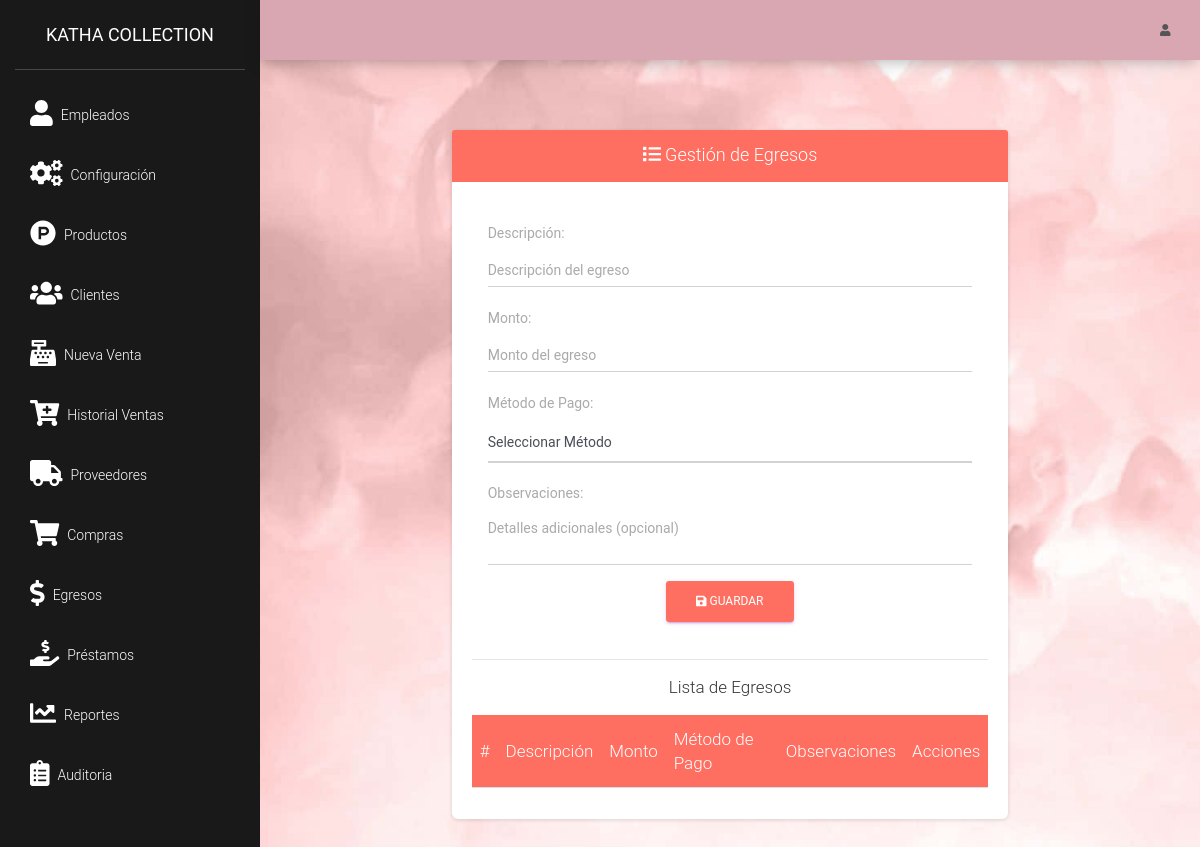
The page /src/egresos.php (signed in) on the database as committed earlier.
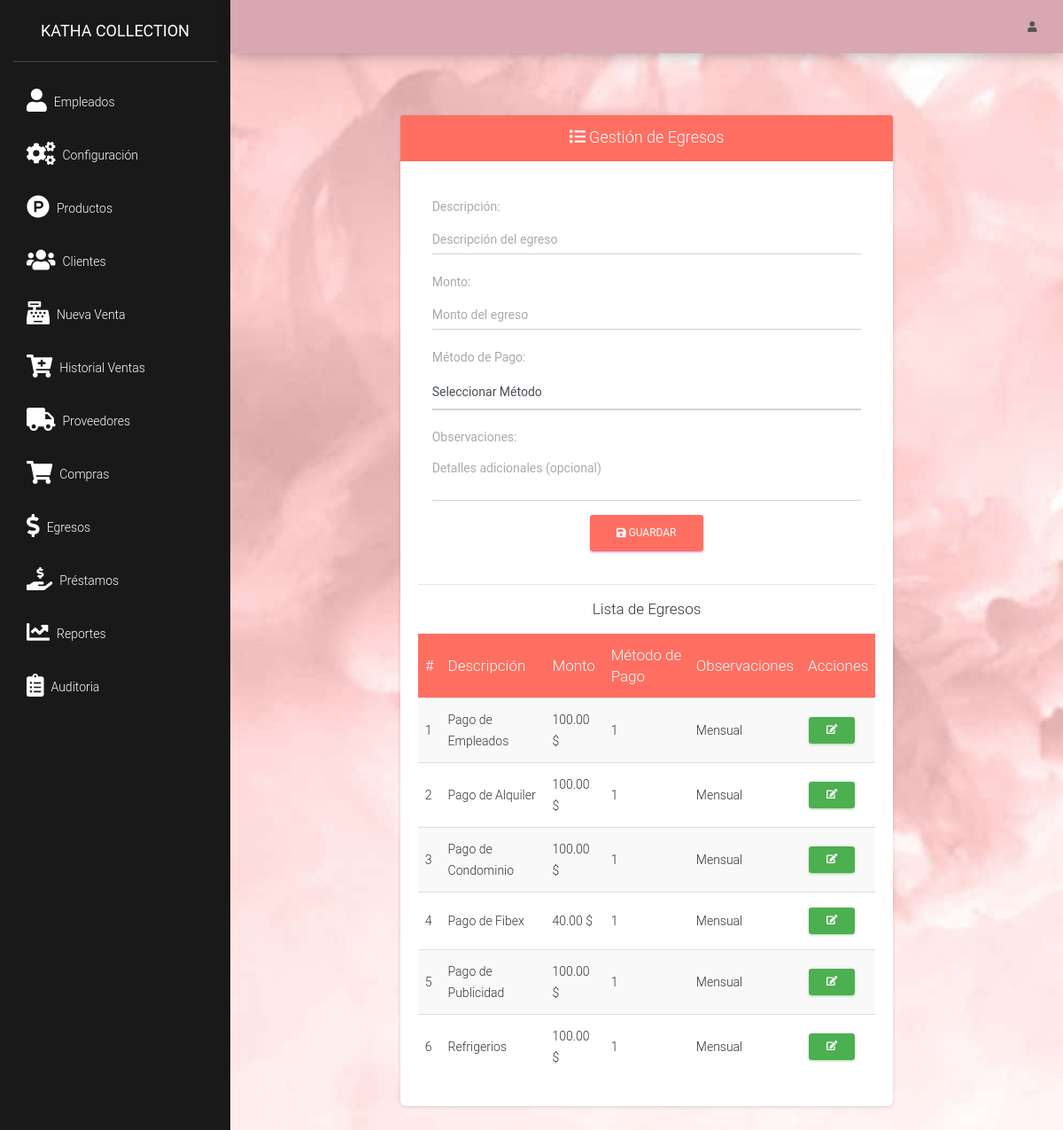
The same page on the database as committed later.
### tables this page shows
CREATE TABLE `egresos` (
  `egreso_id` int(11) NOT NULL,
  `descripcion` varchar(255) NOT NULL,
  `monto` decimal(10,2) NOT NULL,
  `metodo_pago` int(11) NOT NULL,
  `observaciones` text DEFAULT NULL,
  `usuario_id` int(11) NOT NULL
);

### src/egresos.php (the view, shortened to what this page needs)
<?php
require_once "../conexion.php";
$query = mysqli_query($conexion, "SELECT * FROM egresos");
$egresos = mysqli_fetch_all($query, MYSQLI_ASSOC);
?>
<!DOCTYPE html>
<html lang="es">
<head>
    <link href="https://cdn.jsdelivr.net/npm/sweetalert2@11.7.3/dist/sweetalert2.min.css" rel="stylesheet">
    <link href="https://cdnjs.cloudflare.com/ajax/libs/font-awesome/6.0.0-beta3/css/all.min.css" rel="stylesheet">
</head>
<?php include_once "includes/header.php"; ?>
<body>
    <div class="container">
        <div class="row">
            <div class="col-md-8 mx-auto">
                <div class="card">
                    <div class="card-header text-center" style="background: #FF6F61;">
                        <h4 class="card-title text-white"><i class="fas fa-list"></i> Gestión de Egresos</h4>
                    </div>
                    <div class="card-body">
                        <form id="formEgreso" action="" method="post" class="p-3">
                            <div class="form-group">
                                <label>Descripción:</label>
                                <input type="text" name="descripcion" id="descripcion" class="form-control"
                                    placeholder="Descripción del egreso" required>
                            </div>
                            <div class="form-group">
                                <label>Monto:</label>
                                <input type="number" name="monto" id="monto" class="form-control"
                                    placeholder="Monto del egreso" required>
                            </div>
                            <div class="form-group">
                                <label>Método de Pago:</label>
                                <select name="metodo_pago" id="metodo_pago" class="form-control" required>
                                    <option value="">Seleccionar Método</option>
                                </select>
                            </div>
                            <div class="form-group">
                                <label>Observaciones:</label>
                                <textarea name="observaciones" id="observaciones" class="form-control"
                                    placeholder="Detalles adicionales (opcional)"></textarea>
                            </div>
                            <div class="text-center">
                                <button type="submit" class="btn btn-primary" style="background: #FF6F61;">
                                    <i class="fas fa-save"></i> Guardar
                                </button>
                            </div>
                        </form>
                        <hr>
                        <h5 class="text-center">Lista de Egresos</h5>
                        <table class="table table-striped">
                            <thead class="text-white" style="background: #FF6F61;">
                                <tr>
                                    <th>#</th>
                                    <th>Descripción</th>
                                    <th>Monto</th>
                                    <th>Método de Pago</th>
                                    <th>Observaciones</th>
                                    <th>Acciones</th>
                                </tr>
                            </thead>
                            <tbody>
                                <?php foreach ($egresos as $index => $egreso): ?>
                                    <tr>
                                        <td><?php echo $index + 1; ?></td>
                                        <td><?php echo $egreso['descripcion']; ?></td>
                                        <td><?php echo $egreso['monto'] . ' $'; ?></td>
                                        <td><?php echo $egreso['metodo_pago']; ?></td>
                                        <td><?php echo $egreso['observaciones']; ?></td>
                                        <td>
                                            <button class="btn btn-success btn-sm"
                                                onclick="editarEgreso(<?php echo $egreso['egreso_id']; ?>, '<?php echo $egreso['descripcion']; ?>', '<?php echo $egreso['monto']; ?>')">
                                                <i class="fas fa-edit"></i>
                                            </button>
                                        </td>
                                    </tr>
                                <?php endforeach; ?>
                            </tbody>
                        </table>
                    </div>
                </div>
            </div>
        </div>
    </div>
</body>
</html>

### src/includes/header.php (shortened to what this page needs)
<!DOCTYPE html>
<html lang="en">
<head>
    <link href="../assets/css/material-dashboard.css" rel="stylesheet" />
    <link href="../assets/css/dataTables.bootstrap4.min.css" rel="stylesheet" />
    <link rel="stylesheet" href="../assets/js/jquery-ui/jquery-ui.min.css">
</head>
<body>
    <div class="wrapper ">
        <div class="sidebar" data-color="purple" data-background-color="black" data-image="../assets/img/OIP.jpg">
            <div class="logo"><a href="./" class="simple-text logo-normal">
                    Katha Collection
                </a></div>
            <div class="sidebar-wrapper">
                <ul class="nav">
                    <li class="nav-item">
                        <a class="nav-link d-flex" href="usuarios.php">
                            <i class="fas fa-user mr-2 fa-2x"></i>
                            <p> Empleados</p>
                        </a>
                    </li>
                    <li class="nav-item">
                        <a class="nav-link d-flex" href="config.php">
                            <i class="fas fa-cogs mr-2 fa-2x"></i>
                            <p> Configuración</p>
                        </a>
                    </li>
                    <li class="nav-item">
                        <a class="nav-link d-flex" href="productos.php">
                            <i class="fab fa-product-hunt mr-2 fa-2x"></i>
                            <p> Productos</p>
                        </a>
                    </li>
                    <li class="nav-item">
                        <a class="nav-link d-flex" href="clientes.php">
                            <i class="fas fa-users mr-2 fa-2x"></i>
                            <p> Clientes</p>
                        </a>
                    </li>
                    <li class="nav-item">
                        <a class="nav-link d-flex" href="ventas.php">
                            <i class="fas fa-cash-register mr-2 fa-2x"></i>
                            <p> Nueva Venta</p>
                        </a>
                    </li>
                    <li class="nav-item">
                        <a class="nav-link d-flex" href="lista_ventas.php">
                            <i class="fas fa-cart-plus mr-2 fa-2x"></i>
                            <p> Historial Ventas</p>
                        </a>
                    </li>
                    <li class="nav-item">
                        <a class="nav-link d-flex" href="proveedores.php">
                            <i class="fas fa-truck mr-2 fa-2x"></i>
                            <p> Proveedores</p>
                        </a>
                    </li>
                    <li class="nav-item">
                        <a class="nav-link d-flex" href="compras.php">
                            <i class="fas fa-shopping-cart mr-2 fa-2x"></i>
                            <p> Compras</p>
                        </a>
                    </li>
                    <li class="nav-item">
                        <a class="nav-link d-flex" href="egresos.php">
                            <i class="fas fa-dollar-sign mr-2 fa-2x"></i>
                            <p> Egresos</p>
                        </a>
                    </li>
                    <li class="nav-item">
                        <a class="nav-link d-flex" href="prestamos.php">
                            <i class="fas fa-hand-holding-usd mr-2 fa-2x"></i>
                            <p> Préstamos</p>
                        </a>
                    </li>
                    <li class="nav-item">
                        <a class="nav-link d-flex" href="form.php">
                            <i class="fas fa-chart-line mr-2 fa-2x"></i>
                            <p> Reportes</p>
                        </a>
                    </li>
                    <li class="nav-item">
                        <a class="nav-link d-flex" href="auditoria.php">
                            <i class="fas fa-clipboard-list mr-2 fa-2x"></i>
                            <p> Auditoria</p>
                        </a>
                    </li>
                </ul>
            </div>
        </div>
        <div class="main-panel">
            <nav class="navbar navbar-expand-lg navbar-absolute fixed-top"
                style="background-color: #D8A7B1 !important;">
                <div class="container-fluid">
                    <div class="collapse navbar-collapse justify-content-end">
                        <ul class="navbar-nav">
                            <li class="nav-item dropdown">
                                <a class="nav-link" href="javascript:;" id="navbarDropdownProfile"
                                    data-toggle="dropdown" aria-haspopup="true" aria-expanded="false">
                                    <i class="fas fa-user"></i>
                                </a>
                            </li>
                        </ul>
                    </div>
                </div>
            </nav>
            <div class="content">
                <div class="container-fluid">

### src/egresos.php (style rules this page uses)
body { background-image: url('../background.jpg'); background-size: cover; background-repeat: no-repeat; background-position: center; }

Rows that differ between the two databases and show on the page:
added egresos: descripcion "Pago de Empleados", monto "100.00", metodo_pago "1", observaciones "Mensual"
added egresos: descripcion "Pago de Alquiler", monto "100.00", metodo_pago "1", observaciones "Mensual"
added egresos: descripcion "Pago de Condominio", monto "100.00", metodo_pago "1", observaciones "Mensual"
added egresos: descripcion "Pago de Fibex", monto "40.00", metodo_pago "1", observaciones "Mensual"
added egresos: descripcion "Pago de Publicidad", monto "100.00", metodo_pago "1", observaciones "Mensual"
added egresos: descripcion "Refrigerios", monto "100.00", metodo_pago "1", observaciones "Mensual"
